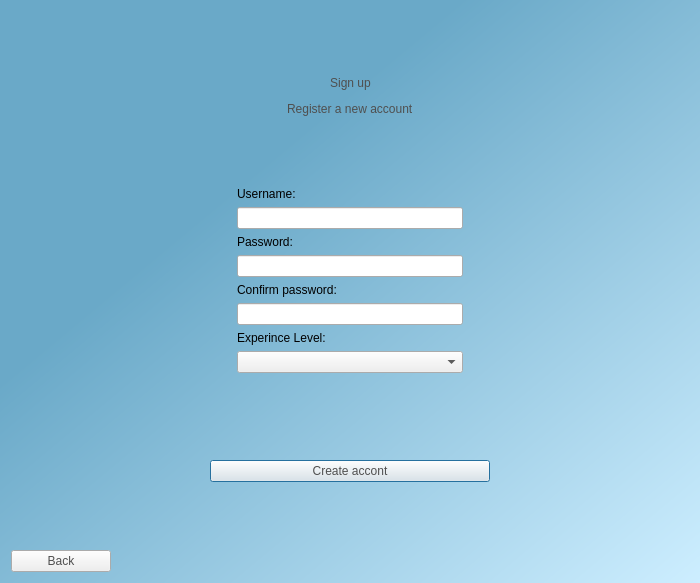
<?xml version="1.0" encoding="UTF-8"?>
<ui version="4.0">
 <class>Create_account</class>
 <widget class="QDialog" name="Create_account">
  <property name="enabled">
   <bool>true</bool>
  </property>
  <property name="geometry">
   <rect>
    <x>0</x>
    <y>0</y>
    <width>700</width>
    <height>583</height>
   </rect>
  </property>
  <property name="sizePolicy">
   <sizepolicy hsizetype="Fixed" vsizetype="Fixed">
    <horstretch>0</horstretch>
    <verstretch>0</verstretch>
   </sizepolicy>
  </property>
  <property name="windowTitle">
   <string>Pollen Annotation</string>
  </property>
  <property name="windowIcon">
   <iconset resource="resources.qrc">
    <normaloff>:/Icons/pollen-icon.jpg</normaloff>:/Icons/pollen-icon.jpg</iconset>
  </property>
  <property name="styleSheet">
   <string notr="true">QDialog#Create_account{
background-color:qlineargradient(spread:repeat, x1:0, y1:0, x2:1, y2:1, stop:0.329545 rgba(106, 169, 200, 255), stop:1 rgba(205, 238, 255, 255));
}</string>
  </property>
  <property name="sizeGripEnabled">
   <bool>false</bool>
  </property>
  <layout class="QVBoxLayout" name="verticalLayout_2">
   <item>
    <spacer name="verticalSpacer_3">
     <property name="orientation">
      <enum>Qt::Vertical</enum>
     </property>
     <property name="sizeType">
      <enum>QSizePolicy::Expanding</enum>
     </property>
     <property name="sizeHint" stdset="0">
      <size>
       <width>20</width>
       <height>20</height>
      </size>
     </property>
    </spacer>
   </item>
   <item>
    <layout class="QHBoxLayout" name="horizontalLayout">
     <item>
      <spacer name="horizontalSpacer">
       <property name="orientation">
        <enum>Qt::Horizontal</enum>
       </property>
       <property name="sizeHint" stdset="0">
        <size>
         <width>40</width>
         <height>20</height>
        </size>
       </property>
      </spacer>
     </item>
     <item>
      <widget class="QLabel" name="label">
       <property name="enabled">
        <bool>false</bool>
       </property>
       <property name="sizePolicy">
        <sizepolicy hsizetype="Maximum" vsizetype="Minimum">
         <horstretch>100</horstretch>
         <verstretch>0</verstretch>
        </sizepolicy>
       </property>
       <property name="styleSheet">
        <string notr="true">font: 36pt &quot;Corbel&quot;; color:rgb(79, 79, 79);</string>
       </property>
       <property name="text">
        <string>Sign up</string>
       </property>
       <property name="alignment">
        <set>Qt::AlignCenter</set>
       </property>
      </widget>
     </item>
     <item>
      <spacer name="horizontalSpacer_2">
       <property name="orientation">
        <enum>Qt::Horizontal</enum>
       </property>
       <property name="sizeHint" stdset="0">
        <size>
         <width>40</width>
         <height>20</height>
        </size>
       </property>
      </spacer>
     </item>
    </layout>
   </item>
   <item>
    <layout class="QHBoxLayout" name="horizontalLayout_2">
     <item>
      <spacer name="horizontalSpacer_3">
       <property name="orientation">
        <enum>Qt::Horizontal</enum>
       </property>
       <property name="sizeHint" stdset="0">
        <size>
         <width>40</width>
         <height>20</height>
        </size>
       </property>
      </spacer>
     </item>
     <item>
      <widget class="QLabel" name="label_2">
       <property name="sizePolicy">
        <sizepolicy hsizetype="Maximum" vsizetype="Minimum">
         <horstretch>0</horstretch>
         <verstretch>0</verstretch>
        </sizepolicy>
       </property>
       <property name="styleSheet">
        <string notr="true">font: 22pt &quot;Corbel&quot;; color:rgb(79, 79, 79);</string>
       </property>
       <property name="text">
        <string>Register a new account</string>
       </property>
      </widget>
     </item>
     <item>
      <spacer name="horizontalSpacer_4">
       <property name="orientation">
        <enum>Qt::Horizontal</enum>
       </property>
       <property name="sizeHint" stdset="0">
        <size>
         <width>40</width>
         <height>20</height>
        </size>
       </property>
      </spacer>
     </item>
    </layout>
   </item>
   <item>
    <spacer name="verticalSpacer">
     <property name="orientation">
      <enum>Qt::Vertical</enum>
     </property>
     <property name="sizeType">
      <enum>QSizePolicy::Expanding</enum>
     </property>
     <property name="sizeHint" stdset="0">
      <size>
       <width>20</width>
       <height>20</height>
      </size>
     </property>
    </spacer>
   </item>
   <item>
    <layout class="QHBoxLayout" name="horizontalLayout_3">
     <item>
      <spacer name="horizontalSpacer_5">
       <property name="orientation">
        <enum>Qt::Horizontal</enum>
       </property>
       <property name="sizeHint" stdset="0">
        <size>
         <width>40</width>
         <height>20</height>
        </size>
       </property>
      </spacer>
     </item>
     <item>
      <layout class="QVBoxLayout" name="verticalLayout">
       <item>
        <widget class="QLabel" name="label_3">
         <property name="styleSheet">
          <string notr="true">font: 12pt &quot;Corbel&quot;; color:rgb(0, 0, 0);</string>
         </property>
         <property name="text">
          <string>Username:</string>
         </property>
        </widget>
       </item>
       <item>
        <widget class="QLineEdit" name="usernameEdit">
         <property name="sizePolicy">
          <sizepolicy hsizetype="Expanding" vsizetype="Minimum">
           <horstretch>0</horstretch>
           <verstretch>0</verstretch>
          </sizepolicy>
         </property>
         <property name="minimumSize">
          <size>
           <width>0</width>
           <height>0</height>
          </size>
         </property>
         <property name="styleSheet">
          <string notr="true">font: 12pt &quot;Corbel&quot;; color:rgb(0, 0, 0);</string>
         </property>
        </widget>
       </item>
       <item>
        <widget class="QLabel" name="label_4">
         <property name="styleSheet">
          <string notr="true">font: 12pt &quot;Corbel&quot;; color:rgb(0, 0, 0);</string>
         </property>
         <property name="text">
          <string>Password:</string>
         </property>
        </widget>
       </item>
       <item>
        <widget class="QLineEdit" name="passwordEdit">
         <property name="sizePolicy">
          <sizepolicy hsizetype="Expanding" vsizetype="Minimum">
           <horstretch>0</horstretch>
           <verstretch>0</verstretch>
          </sizepolicy>
         </property>
         <property name="minimumSize">
          <size>
           <width>0</width>
           <height>0</height>
          </size>
         </property>
         <property name="styleSheet">
          <string notr="true">font: 12pt &quot;Corbel&quot;; color:rgb(0, 0, 0);</string>
         </property>
        </widget>
       </item>
       <item>
        <widget class="QLabel" name="label_5">
         <property name="styleSheet">
          <string notr="true">font: 12pt &quot;Corbel&quot;; color:rgb(0, 0, 0);</string>
         </property>
         <property name="text">
          <string>Confirm password:</string>
         </property>
        </widget>
       </item>
       <item>
        <widget class="QLineEdit" name="passwordEdit_2">
         <property name="minimumSize">
          <size>
           <width>0</width>
           <height>0</height>
          </size>
         </property>
         <property name="styleSheet">
          <string notr="true">font: 12pt &quot;Corbel&quot;; color:rgb(0, 0, 0);</string>
         </property>
        </widget>
       </item>
       <item>
        <widget class="QLabel" name="label_6">
         <property name="styleSheet">
          <string notr="true">font: 12pt &quot;Corbel&quot;; color:rgb(0, 0, 0);</string>
         </property>
         <property name="text">
          <string>Experince Level:</string>
         </property>
        </widget>
       </item>
       <item>
        <widget class="QComboBox" name="comboBox">
         <property name="minimumSize">
          <size>
           <width>0</width>
           <height>0</height>
          </size>
         </property>
         <property name="editable">
          <bool>false</bool>
         </property>
         <property name="currentText">
          <string/>
         </property>
         <item>
          <property name="text">
           <string/>
          </property>
         </item>
         <item>
          <property name="text">
           <string>Medior</string>
          </property>
         </item>
         <item>
          <property name="text">
           <string>Senior</string>
          </property>
         </item>
        </widget>
       </item>
       <item>
        <widget class="QLabel" name="errorLabel">
         <property name="enabled">
          <bool>true</bool>
         </property>
         <property name="acceptDrops">
          <bool>false</bool>
         </property>
         <property name="styleSheet">
          <string notr="true">font: 12pt &quot;Corbel&quot;; color:rgb(200, 0, 0);</string>
         </property>
         <property name="text">
          <string/>
         </property>
        </widget>
       </item>
      </layout>
     </item>
     <item>
      <spacer name="horizontalSpacer_6">
       <property name="orientation">
        <enum>Qt::Horizontal</enum>
       </property>
       <property name="sizeHint" stdset="0">
        <size>
         <width>40</width>
         <height>20</height>
        </size>
       </property>
      </spacer>
     </item>
    </layout>
   </item>
   <item>
    <spacer name="verticalSpacer_2">
     <property name="orientation">
      <enum>Qt::Vertical</enum>
     </property>
     <property name="sizeHint" stdset="0">
      <size>
       <width>20</width>
       <height>20</height>
      </size>
     </property>
    </spacer>
   </item>
   <item>
    <layout class="QHBoxLayout" name="horizontalLayout_4">
     <item>
      <spacer name="horizontalSpacer_7">
       <property name="orientation">
        <enum>Qt::Horizontal</enum>
       </property>
       <property name="sizeHint" stdset="0">
        <size>
         <width>40</width>
         <height>20</height>
        </size>
       </property>
      </spacer>
     </item>
     <item>
      <widget class="QPushButton" name="createButton">
       <property name="sizePolicy">
        <sizepolicy hsizetype="Fixed" vsizetype="Fixed">
         <horstretch>0</horstretch>
         <verstretch>0</verstretch>
        </sizepolicy>
       </property>
       <property name="minimumSize">
        <size>
         <width>280</width>
         <height>0</height>
        </size>
       </property>
       <property name="acceptDrops">
        <bool>false</bool>
       </property>
       <property name="autoFillBackground">
        <bool>false</bool>
       </property>
       <property name="styleSheet">
        <string notr="true">font: 20pt &quot;Corbel&quot;;
color:rgb(79, 79, 79);
</string>
       </property>
       <property name="text">
        <string>Create accont</string>
       </property>
      </widget>
     </item>
     <item>
      <spacer name="horizontalSpacer_8">
       <property name="orientation">
        <enum>Qt::Horizontal</enum>
       </property>
       <property name="sizeHint" stdset="0">
        <size>
         <width>40</width>
         <height>20</height>
        </size>
       </property>
      </spacer>
     </item>
    </layout>
   </item>
   <item>
    <spacer name="verticalSpacer_4">
     <property name="orientation">
      <enum>Qt::Vertical</enum>
     </property>
     <property name="sizeHint" stdset="0">
      <size>
       <width>20</width>
       <height>20</height>
      </size>
     </property>
    </spacer>
   </item>
   <item>
    <widget class="QPushButton" name="backButton">
     <property name="sizePolicy">
      <sizepolicy hsizetype="Fixed" vsizetype="Fixed">
       <horstretch>0</horstretch>
       <verstretch>0</verstretch>
      </sizepolicy>
     </property>
     <property name="minimumSize">
      <size>
       <width>100</width>
       <height>0</height>
      </size>
     </property>
     <property name="acceptDrops">
      <bool>false</bool>
     </property>
     <property name="autoFillBackground">
      <bool>false</bool>
     </property>
     <property name="styleSheet">
      <string notr="true">font: 20pt &quot;Corbel&quot;;
color:rgb(79, 79, 79);
</string>
     </property>
     <property name="text">
      <string>Back</string>
     </property>
    </widget>
   </item>
  </layout>
 </widget>
 <resources>
  <include location="resources.qrc"/>
 </resources>
 <connections/>
</ui>
